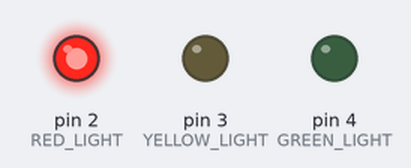
The program below on a simulated Arduino Uno, built with avr-gcc and run on an emulated ATmega328P. On the bench: output pins drawn as LEDs (lit = HIGH).

Above: at 2.5 s.
At 5.2 s:
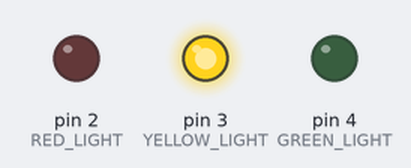
At 6.7 s:
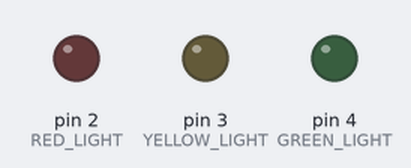
At 10.5 s:
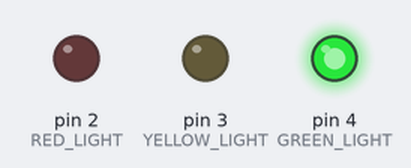
Timing chart, 0 to 16.9 s (numbered marks = the images above):
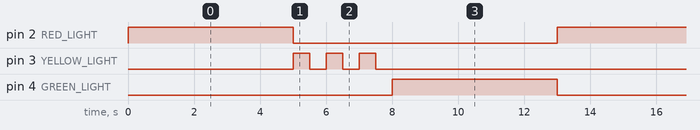

The program:

main.cpp
```cpp
/**
 * Traffic Lights
 *
 * Traffic lights simulator.
 */
#include "Arduino.h"

int RED_LIGHT = 2;
int YELLOW_LIGHT = 3;
int GREEN_LIGHT = 4;

void setup()
{
  // initialize LEDs digital pin as an output.
  pinMode(RED_LIGHT, OUTPUT);
  pinMode(YELLOW_LIGHT, OUTPUT);
  pinMode(GREEN_LIGHT, OUTPUT);
}

void loop()
{
  int operation_time = 5000;
  int blink_times = 3;
  int blink_time = 500;

  // red light operation
  digitalWrite(RED_LIGHT, HIGH);
  digitalWrite(YELLOW_LIGHT, LOW);
  digitalWrite(GREEN_LIGHT, LOW);
  delay(operation_time);

  // yellow light operation
  digitalWrite(RED_LIGHT, LOW);
  digitalWrite(GREEN_LIGHT, LOW);
  for (int i = 0; i < blink_times; i++)
  {
    digitalWrite(YELLOW_LIGHT, HIGH);
    delay(blink_time);
    digitalWrite(YELLOW_LIGHT, LOW);
    delay(blink_time);
  }

  // green light operation
  digitalWrite(RED_LIGHT, LOW);
  digitalWrite(YELLOW_LIGHT, LOW);
  digitalWrite(GREEN_LIGHT, HIGH);
  delay(operation_time);
}
```

Measured:
- by itself, pin 2 (RED_LIGHT), pin 4 (GREEN_LIGHT): alternates HIGH for 5.0 s and LOW for 8.0 s
- by itself, pin 3 (YELLOW_LIGHT): repeats every 13.0 s: 2 × (LOW 0.50 s, HIGH 0.50 s), LOW 10.5 s, HIGH 0.50 s
- by itself, everything shown: repeats every 13.0 s, in 8 steps
